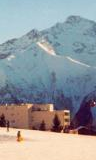
#> input picture Training images (Neg)/01-03e_cut.bmp, 96 x 160 px
$ python hog.py 'Training images (Neg)/00000053a_cut.bmp'
#> lines starting #> are read from the running program, lines starting #| are printed output that depends on the picture
# Steps
# 1. convert to grayscale
# 2. compute gradient magnitudes and gradient angle (Prewitts)
# 3. compute HOG features on training images
# 4. compute HOG features on test image
# 5. calculate distance between test and training images
# 6. use 3NN to classify

from PIL import Image
import numpy as np
import math
import sys

'''
Submitted by:
Viha Gupta vg2237
Suyash Soniminde sys8910
'''


### Convert to grayscale
def convert_to_grayscale(curr_training_image):

    # Convert to array
#> called with curr_training_image = './Training images (Neg)/01-03e_cut.bmp'
    color_img = np.asarray(Image.open(curr_training_image))
#> color_img is the input picture: shape (160, 96, 3); mean R, G, B 148.5, 152.9, 156.6

    # Use the linear approximation of gamma correction to convert to B/W
    bw_img = np.round_(0.299*color_img[:,:,0] + 0.587*color_img[:,:,1] + 0.114*color_img[:,:,2], decimals=0) #need to confirm this
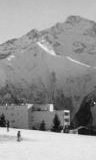
#> bw_img: shape (160, 96) float64; min 7, max 238, mean 152.1

    # Show B/W image
    # im_show = Image.fromarray(bw_img)
    # im_show.show()

    return bw_img

### Compute Gradients
def compute_gradients(bw_img):

    # compute input dimentions
    height, width = bw_img.shape
#> height = 160; width = 96

    # define Prewitt operator masks and buffer
    Gx = [
        [-1, 0, 1],
        [-1, 0, 1],
        [-1, 0, 1]
    ]

    Gy = [
        [1, 1, 1],
        [0, 0, 0],
        [-1, -1, -1]
    ]
    buffer = 1
    prewitt_buffer = 1

    # initialize output image to gaussian filtering
    gradient_x_image = np.zeros((height,width))
    gradient_y_image = np.zeros((height,width))
    gradient_angle = np.zeros((height,width))
    #gradient_angle.fill(1001) # we consider 1001 as undefined
    gradient_magnitude = np.zeros((height,width))

    # loop through smoothened image and find gradient magnitudes in x and y
    for i in range(0+buffer,height-buffer,1):
        for j in range(0+buffer,width-buffer,1):
            gradient_x_image[i][j] = \
                Gx[0][0]*bw_img[i-prewitt_buffer][j-prewitt_buffer] \
                + Gx[0][1]*bw_img[i-prewitt_buffer][j-prewitt_buffer+1] \
                + Gx[0][2]*bw_img[i-prewitt_buffer][j-prewitt_buffer+2] \
                + Gx[1][0]*bw_img[i-prewitt_buffer+1][j-prewitt_buffer] \
                + Gx[1][1]*bw_img[i-prewitt_buffer+1][j-prewitt_buffer+1] \
                + Gx[1][2]*bw_img[i-prewitt_buffer+1][j-prewitt_buffer+2] \
                + Gx[2][0]*bw_img[i-prewitt_buffer+2][j-prewitt_buffer] \
                + Gx[2][1]*bw_img[i-prewitt_buffer+2][j-prewitt_buffer+1] \
                + Gx[2][2]*bw_img[i-prewitt_buffer+2][j-prewitt_buffer+2]

            gradient_y_image[i][j] = \
                Gy[0][0]*bw_img[i-prewitt_buffer][j-prewitt_buffer] \
                + Gy[0][1]*bw_img[i-prewitt_buffer][j-prewitt_buffer+1] \
                + Gy[0][2]*bw_img[i-prewitt_buffer][j-prewitt_buffer+2] \
                + Gy[1][0]*bw_img[i-prewitt_buffer+1][j-prewitt_buffer] \
                + Gy[1][1]*bw_img[i-prewitt_buffer+1][j-prewitt_buffer+1] \
                + Gy[1][2]*bw_img[i-prewitt_buffer+1][j-prewitt_buffer+2] \
                + Gy[2][0]*bw_img[i-prewitt_buffer+2][j-prewitt_buffer] \
                + Gy[2][1]*bw_img[i-prewitt_buffer+2][j-prewitt_buffer+1] \
                + Gy[2][2]*bw_img[i-prewitt_buffer+2][j-prewitt_buffer+2]
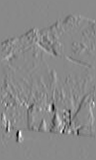
#> gradient_x_image: shape (160, 96) float64; min -472, max 405, mean -1.4; drawn with min black and max white
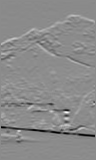
#> gradient_y_image: shape (160, 96) float64; min -570, max 473, mean -1.4; drawn with min black and max white


    # calculate gradient magnitude and angle
    for i in range(0+buffer,height-buffer,1):
        for j in range(0+buffer,width-buffer,1):
            # set undefinited to zero....// Gx = 0 aand Gy <> 0
            if gradient_x_image[i][j] == 0:
                gradient_angle[i][j] = 0
            # if both Gx and Gy are 0, assign 0 to gradient mag and angle
                #if gradient_y_image[i][j] == 0:
                    #gradient_angle[i][j] = 0
                    #gradient_magnitude[i][j] = 0
            else :
                gradient_angle[i][j] = \
                math.degrees(math.atan(gradient_y_image[i][j]/gradient_x_image[i][j]))

                gradient_magnitude[i][j] = \
                math.sqrt(gradient_x_image[i][j] * gradient_x_image[i][j] \
                    + gradient_y_image[i][j] * gradient_y_image[i][j])


            # for negative angle, add 360
            if gradient_angle[i][j] <= 0 :
                gradient_angle[i][j] = gradient_angle[i][j] + 360

            # bring gradient angle value under 360
            if gradient_angle[i][j] > 360:
                gradient_angle[i][j] = gradient_angle[i][j]%360

            # if angle between 180 and 360, sub by 180. If angle = 360, set to zero
            if 180 <= gradient_angle[i][j] < 360:
                gradient_angle[i][j] = gradient_angle[i][j] - 180
            if gradient_angle[i][j] == 360:
                gradient_angle[i][j] = 0
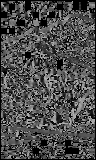
#> gradient_angle: shape (160, 96) float64; min 0, max 179.8, mean 76.9
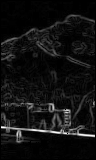
#> gradient_magnitude: shape (160, 96) float64; min 0, max 570, mean 39.7; drawn with min black and max white


    # normalize and round off gradient magnitude to intergers in range [0-255]
    nmz = np.max(gradient_magnitude)/255
#> nmz = 2.24
    gradient_magnitude = gradient_magnitude/nmz

    return gradient_magnitude, gradient_angle


### Compute HOG

def HOG(gradient_magnitude, gradient_angle):

    #Creating a feature vector which will be a 3d array
    feature_vector_3d = np.zeros((20,12,9))
    kk = np.zeros(9)

    # the final hog vector will have 19*11(block)*36(feature vector)=7524 values
    final_hog_vector = np.zeros(7524)
    block = np.zeros(36)

    # Calculating the feature vector values for (160/8=)20 * (96/8)12 = 240 cells
    for i in range(0,19,1):
        for j in range(0,11,1):
            for ii in range(0+8*i,7+8*i,1):
                for jj in range(0+8*j,7+8*j,1):
                    ga = gradient_angle[ii][jj]
                    gm = gradient_magnitude[ii][jj]

                    # Assigning appropriate magnitude to correct bins
                    if 10<=ga<30:
                        kk[0] += 0.05*(ga-10)*gm
                        kk[1] += 0.05*(30-ga)*gm
                    if 30<=ga<50:
                        kk[1] += 0.05*(ga-30)*gm
                        kk[2] += 0.05*(50-ga)*gm
                    if 50<=ga<70:
                        kk[2] += 0.05*(ga-50)*gm
                        kk[3] += 0.05*(70-ga)*gm
                    if 70<=ga<90:
                        kk[3] += 0.05*(ga-70)*gm
                        kk[4] += 0.05*(90-ga)*gm
                    if 90<=ga<110:
                        kk[4] += 0.05*(ga-90)*gm
                        kk[5] += 0.05*(110-ga)*gm
                    if 110<=ga<130:
                        kk[5] += 0.05*(ga-110)*gm
                        kk[6] += 0.05*(130-ga)*gm
                    if 130<=ga<150:
                        kk[6] += 0.05*(ga-130)*gm
                        kk[7] += 0.05*(150-ga)*gm
                    if 150<=ga<170:
                        kk[7] += 0.05*(ga-150)*gm
                        kk[8] += 0.05*(170-ga)*gm
                    if 170<=ga<180 or 0<=ga<10:
                        kk[8] += gm/2
                        kk[0] += gm/2

            for k in range(0,8,1):
                feature_vector_3d[i][j][k] = kk[k]
                kk[k]=0
#> after the loop, kk = [0, 0, 0, 0, 0, 0, 0, 0, 17486.1]

    count = 0

    # Calculating the final hog feature vector.
    # There are 19*11 blocks due to one cell overlap
    for i in range(0,18,1):
        for j in range(0,10,1):
            square_sum = 0
            for k in range(0,8,1):
                block[k] = feature_vector_3d[i][j][k]
                square_sum += block[k]*block[k]
            for k in range(9,17,1):
                block[k] = feature_vector_3d[i][j+1][k-9]
                square_sum += block[k]*block[k]
            for k in range(18,26,1):
                block[k] = feature_vector_3d[i+1][j][k-18]
                square_sum += block[k]*block[k]
            for k in range(27,35,1):
                block[k] = feature_vector_3d[i+1][j+1][k-27]
                square_sum += block[k]*block[k]

            count += 36
            block_norm = math.sqrt(square_sum)

            if block_norm != 0:
                # Performing L2 normalization
                block = block/block_norm

            c = count-36
            for k in range(c,c+35,1):
                final_hog_vector[k] = block[k%36]
#> after the loop, block = 36 values, max 0.68 at index 12, min 0 at index 8, mean 0.0773; count = 6480; final_hog_vector = 7524 values, max 0.793 at index 4527, min 0 at index 8, mean 0.101

    return final_hog_vector


### Calculate similarity

def calculate_similarity(training_HOG, test_HOG):
    height, _ = training_HOG.shape
    similarity = np.zeros((1,height))

    # iterating through each training image index i
    for i in range(height):
        similarity[0,i] = (np.sum(np.minimum(training_HOG[i,:],test_HOG)))\
            /(np.sum(training_HOG[i,:]))

    return similarity


### Determine 3NN
def threeNN(similarity, n_neg_train):
    neg = 0
    pos = 0
    NN_count = 1

    # pick three largest
    indices = np.argsort(similarity)[0][-3:]

    for i in indices:
        if i < n_neg_train:
            neg += 1
            print("\nNN #%d: %s, %f, Not-human" % (NN_count, neg_train_files[i], similarity[0][i]))
        else:
            pos +=1
            print("\nNN #%d: %s, %f, Human" % (NN_count, pos_train_files[i%n_neg_train], similarity[0][i]))
        NN_count += 1

    if neg > pos:
        classification = 'Not human'
    else:
        classification = 'Human'

    return classification


# main
# ensure proper arguments given i.e.
# python3 hog.py './Test images (Neg)/00000003a_cut.bmp'
# python3 hog.py './Test images (Neg)/00000090a_cut.bmp'
# python3 hog.py './Test images (Neg)/00000118a_cut.bmp'
# python3 hog.py './Test images (Neg)/no_person__no_bike_258_Cut.bmp'
# python3 hog.py './Test images (Neg)/no_person__no_bike_264_cut.bmp'
# python3 hog.py './Test images (Pos)/crop001034b.bmp'
# python3 hog.py './Test images (Pos)/crop001070a.bmp'
# python3 hog.py './Test images (Pos)/crop001278a.bmp'
# python3 hog.py './Test images (Pos)/crop001500b.bmp'
# python3 hog.py './Test images (Pos)/person_and_bike_151a.bmp'
if (len(sys.argv)) < 2:
    print("Command failure. Please pass image path+name as parameter in single quotesand try again.\
        \nExample: $ python3 hog.py './Test images (Neg)/00000003a_cut.bmp'")
    exit()

# compute HOG on all training images first

# Collect training files
neg_train_files = ['01-03e_cut.bmp', '00000053a_cut.bmp', '00000057a_cut.bmp', '00000062a_cut.bmp', '00000091a_cut.bmp', '00000093a_cut.bmp',\
    'no_person__no_bike_213_cut.bmp', 'no_person__no_bike_219_cut.bmp', 'no_person__no_bike_247_cut.bmp', 'no_person__no_bike_259_cut.bmp']
pos_train_files = ['crop_000010b.bmp', 'crop001008b.bmp', 'crop001028a.bmp', 'crop001030c.bmp', 'crop001045b.bmp', 'crop001047b.bmp',\
    'crop001063b.bmp', 'crop001275b.bmp', 'crop001672b.bmp', 'person_and_bike_026a.bmp']

neg_train_loc = './Training images (Neg)/'
pos_train_loc = './Training images (Pos)/'

n_pos_train = len(pos_train_files)
n_neg_train = len(neg_train_files)
n_training = n_pos_train + n_neg_train


training_HOG = np.zeros((n_training,7524))

# For all negative training images,
for i, _ in enumerate(neg_train_files):
    # Parse file location for this image
    curr_training_image = neg_train_loc + neg_train_files[i]

    # Show this image
    # im_show = Image.open(curr_training_image)
    # im_show.show()

    # Convert this image to grayscale
    bw_img = convert_to_grayscale(curr_training_image)

    # Compute gradients for this image
    gradient_magnitude, gradient_angle = compute_gradients(bw_img)

    # Compute HOG for this image
    training_HOG[i] = HOG(gradient_magnitude, gradient_angle)
#> pass 2 of the loop `for i, _ in enumerate(neg_train_files):`:
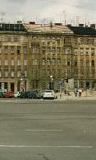
#> input picture Training images (Neg)/00000053a_cut.bmp, 96 x 160 px
#> in convert_to_grayscale, color_img is the input picture: shape (160, 96, 3); mean R, G, B 128.9, 124, 98.5
#> after the loop in compute_gradients (call 2), `for i in range(0+buffer,height-buffer,1):`:
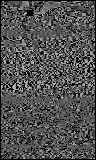
#> gradient_angle: shape (160, 96) float64; min 0, max 179.9, mean 81.6
#> after the loop in compute_gradients (call 2), `for i in range(0+buffer,height-buffer,1):`:
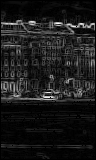
#> gradient_magnitude: shape (160, 96) float64; min 0, max 583, mean 61.9; drawn with min black and max white
#> nmz = 2.29
#> pass 3 of the loop `for i, _ in enumerate(neg_train_files):`:
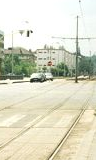
#> input picture Training images (Neg)/00000057a_cut.bmp, 96 x 160 px
#> in convert_to_grayscale, color_img is the input picture: shape (160, 96, 3); mean R, G, B 218.4, 217.7, 197.7
#> after the loop in compute_gradients (call 3), `for i in range(0+buffer,height-buffer,1):`:
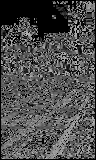
#> gradient_angle: shape (160, 96) float64; min 0, max 179.8, mean 77.6
#> after the loop in compute_gradients (call 3), `for i in range(0+buffer,height-buffer,1):`:
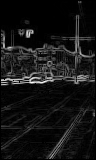
#> gradient_magnitude: shape (160, 96) float64; min 0, max 641, mean 52.3; drawn with min black and max white
#> nmz = 2.51
#> (the run stopped early here; a loop or call above may not have finished)
